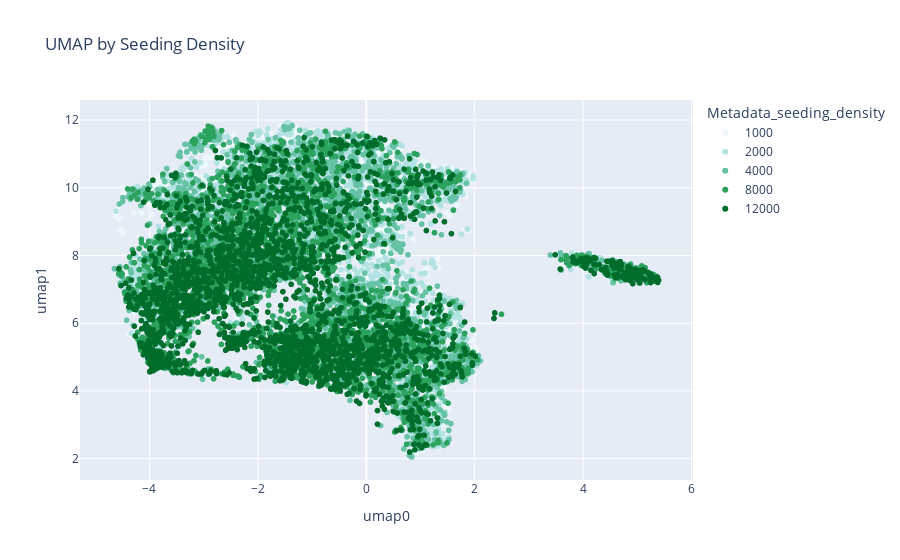

Source (notebook cell):
### Code cell
blue_green_colors = ["#edf8fb", "#b2e2e2", "#66c2a4", "#2ca25f", "#006d2c"]

fig = px.scatter(
    umapdf,
    x="umap0",
    y="umap1",
    color="Metadata_seeding_density",
    title="UMAP by Seeding Density",
    color_discrete_sequence=blue_green_colors,
)

fig.show()
fig.write_image(
    static_figure_path / "round1_seeding_density_umap.png", width=2000, height=1200
)
fig.write_html(
    int_figure_path / "round1_seeding_density_umap.html",
    full_html=True,
    include_plotlyjs="embed",
)

### Figure 1 — Plotly figure (JSON) as saved in the notebook; plotly's stock layout.template omitted (floating-point values rounded to 4 significant figures; data arrays with more than 128 entries replaced by an {"elided": "..."} marker saying what was removed)
{"data": [{"hovertemplate": "Metadata_seeding_density=1000<br>umap0=%{x}<br>umap1=%{y}<extra></extra>", "legendgroup": "1000", "marker": {"color": "#edf8fb", "symbol": "circle"}, "mode": "markers", "name": "1000", "showlegend": true, "type": "scattergl", "x": {"elided": "2700 float values"}, "xaxis": "x", "y": {"elided": "2700 float values"}, "yaxis": "y"}, {"hovertemplate": "Metadata_seeding_density=2000<br>umap0=%{x}<br>umap1=%{y}<extra></extra>", "legendgroup": "2000", "marker": {"color": "#b2e2e2", "symbol": "circle"}, "mode": "markers", "name": "2000", "showlegend": true, "type": "scattergl", "x": {"elided": "2700 float values"}, "xaxis": "x", "y": {"elided": "2700 float values"}, "yaxis": "y"}, {"hovertemplate": "Metadata_seeding_density=4000<br>umap0=%{x}<br>umap1=%{y}<extra></extra>", "legendgroup": "4000", "marker": {"color": "#66c2a4", "symbol": "circle"}, "mode": "markers", "name": "4000", "showlegend": true, "type": "scattergl", "x": {"elided": "2700 float values"}, "xaxis": "x", "y": {"elided": "2700 float values"}, "yaxis": "y"}, {"hovertemplate": "Metadata_seeding_density=8000<br>umap0=%{x}<br>umap1=%{y}<extra></extra>", "legendgroup": "8000", "marker": {"color": "#2ca25f", "symbol": "circle"}, "mode": "markers", "name": "8000", "showlegend": true, "type": "scattergl", "x": {"elided": "2650 float values"}, "xaxis": "x", "y": {"elided": "2650 float values"}, "yaxis": "y"}, {"hovertemplate": "Metadata_seeding_density=12000<br>umap0=%{x}<br>umap1=%{y}<extra></extra>", "legendgroup": "12000", "marker": {"color": "#006d2c", "symbol": "circle"}, "mode": "markers", "name": "12000", "showlegend": true, "type": "scattergl", "x": {"elided": "2600 float values"}, "xaxis": "x", "y": {"elided": "2600 float values"}, "yaxis": "y"}], "layout": {"legend": {"title": {"text": "Metadata_seeding_density"}, "tracegroupgap": 0}, "title": {"text": "UMAP by Seeding Density"}, "xaxis": {"anchor": "y", "domain": [0.0, 1.0], "title": {"text": "umap0"}}, "yaxis": {"anchor": "x", "domain": [0.0, 1.0], "title": {"text": "umap1"}}}}
